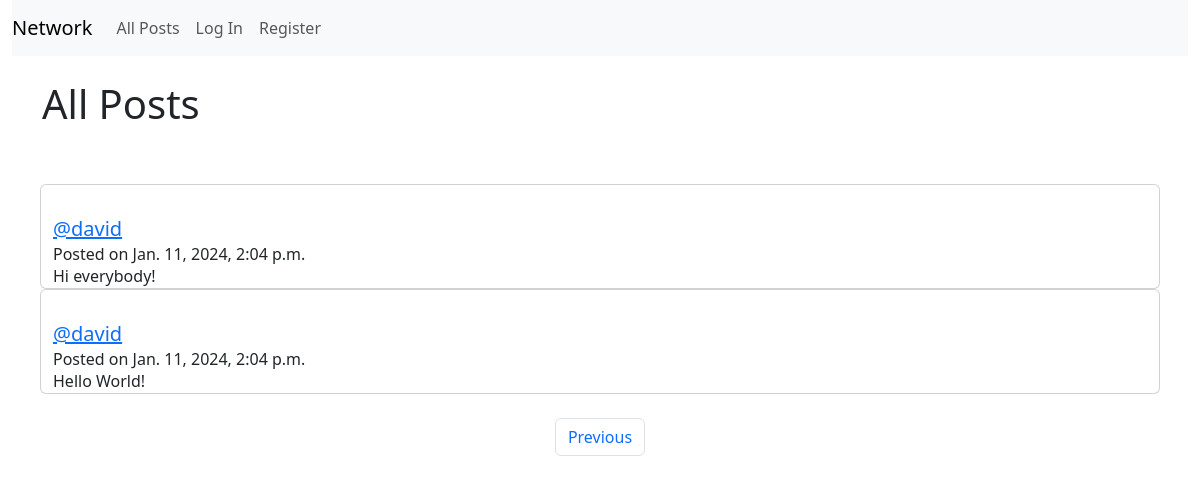
Screenshot of /?page=2 with the database file from the repository.
### network/models.py (models this page shows, shortened)
class Post(models.Model):
    content = models.CharField(max_length=140)
    user = models.ForeignKey(User, on_delete=models.CASCADE, related_name="author")
    date = models.DateTimeField(auto_now_add=True)

class User(AbstractUser):
    pass

### network/views.py (the view)
# urls.py: path("", views.index, name="index"),
def index(request):
    allPosts = Post.objects.all().order_by("id").reverse()
    paginator = Paginator(allPosts, 10)
    page_number = request.GET.get('page')
    page_posts = paginator.get_page(page_number)
    allLikes = Like.objects.all()
    youLiked = []
    try:
        for like in allLikes:
            if like.user.id == request.user.id:
                youLiked.append(like.post.id)
    except:
        pass
    return render(request, "network/index.html", {
        "allPosts": allPosts,
        "page_posts": page_posts,
        "youLiked": youLiked,
    })

### network/templates/network/index.html (shortened to what this page needs)
{% extends "network/layout.html" %}
{% block body %}
    <div class="row my-4">
        <h1>All Posts</h1>
    </div>
    <br/>
    {% for post in page_posts %}
        <div class="row justify-content-center">
            <div class="card" style="width: 70rem">
                <div class="card-body"></div>
                    <h5 class="card-title"><a href="{% url 'profile' user_id=post.user.id %}">@{{ post.user }}</a></h5>
                    <h6 class="card-subtitle" id="content_{{ post.id }}">Posted on {{ post.date }}</h6>
                    <p class="card-text"> {{ post.content }}</p>
                </div>
            </div>
        </div>
    {% endfor %}
<br/>
<nav>
    <ul class="pagination justify-content-center">
        {% if page_posts.has_previous %}
            <li class="page-item"><a class="page-link" href="?page={{ page_posts.previous_page_number }}">Previous</a></li>
        {% endif %}
    </ul>
</nav>
{% endblock %}

### rows the page displays
Post: user "david", date "Jan. 11, 2024, 2:04 p.m.", content "Hi everybody!"
Post: user "david", date "Jan. 11, 2024, 2:04 p.m.", content "Hello World!"
